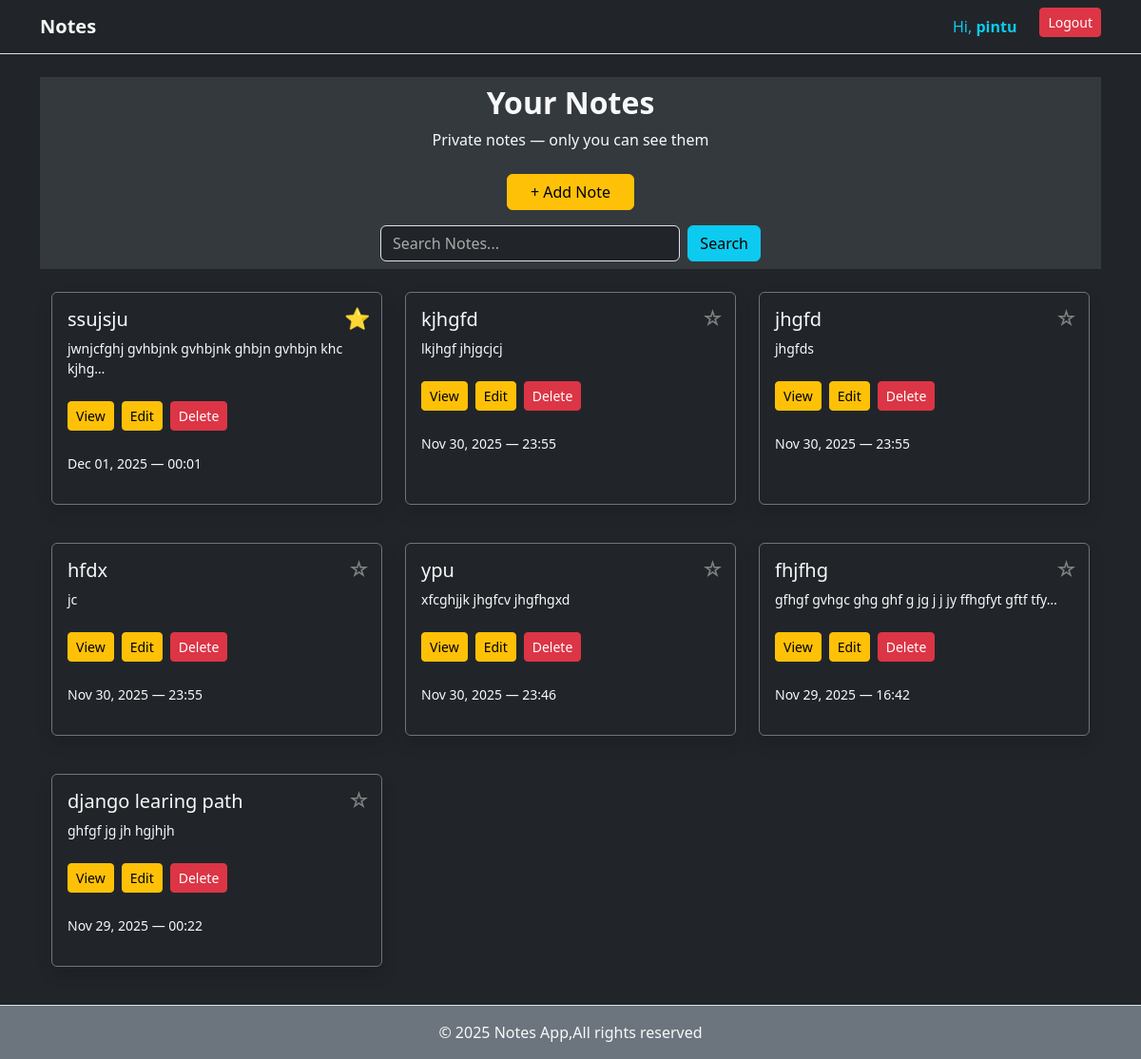
The app's page / (signed in), older data.
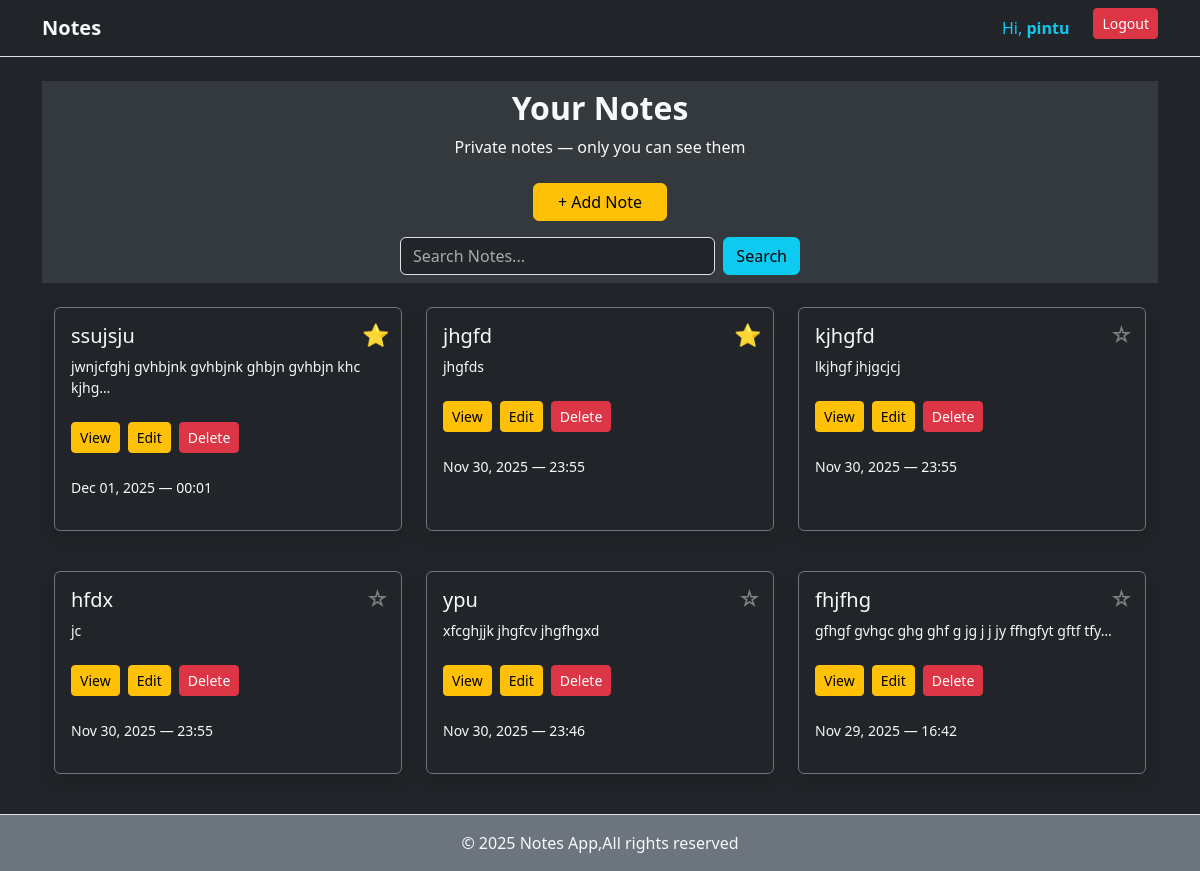
The same page, newer data.
### notes/models.py (models this page shows, shortened)
class Note(models.Model):
    owner=models.ForeignKey(User, on_delete=models.CASCADE,related_name='notes')
    title=models.CharField(max_length=100)
    content=models.TextField()
    pinned=models.BooleanField(default=False)
    created_at=models.DateTimeField(auto_now_add=True)
    updated_at=models.DateTimeField(auto_now=True)

### notes/views.py (the view)
# urls.py: 2. Add a URL to urlpatterns:  path('', views.home, name='home')
def home(request):
     if request.user.is_authenticated:
      search=request.GET.get("search","")
      notes=Note.objects.filter(owner=request.user).order_by('-pinned','-created_at')
      if search:
           notes=notes.filter(title__icontains=search)| notes.filter(content__icontains=search)
     else:
          return redirect('firstpage')
     return render(request, 'notes/home.html',{'notes':notes,'search':search})

### templates/notes/home.html (shortened to what this page needs)
{% extends 'base.html' %}
{% block content %}
<div class="bg-secondary bg-opacity-25 py-2 text-center mb-3">
    <h2 class="fw-bold text-light">Your Notes</h2>
    <p class="text-light">Private notes — only you can see them</p>
    {% if user.is_authenticated %}
        <a href="{% url 'add_note'  %}" class="btn btn-warning px-4 mt-2">+ Add Note</a>
    <form action="" class="d-flex justify-content-center mt-3" style="max-width: 400px; margin: auto;" method="GET">
        <input type="text" class="form-control bg-dark text-light" name="search" value="{{ search|default:'' }}" placeholder="Search Notes...">
        <button class="btn btn-info ms-2">Search</button>
    </form>
    {% endif %}
</div>
<div class="container mt-4">
    <div class="row  g-4">
        {% if notes %}
            {% for note in notes %}
           <div class="col-md-6 col-lg-4 d-flex">
              <div class="card shadow bg-dark text-light border-secondary w-100 mb-3  position-relative ">
                    <div class="card-body">
                      <h5 class="card-title">{{ note.title }}</h5>
                      <a href="{% url 'toggle_pin' note.id %}"
   class="pin-icon {% if note.pinned %}pinned{% else %}unpinned{% endif %}">
    {% if note.pinned %}
        ⭐
    {% else %}
        ☆
    {% endif %}
</a>
<p class="text-light small">
    {{ note.content|truncatechars:50 }}
</p>
<div class="d-flex gap-2 mt-2 ">
<a href="{% url 'view' note.id %}" class="btn btn-warning btn-sm mt-2">View</a>
<a href="{% url 'edit_note' note.id %}" class="btn btn-warning btn-sm mt-2">Edit</a>
<form action="{% url 'delete_note' note.id %}" method="post" onsubmit="return confirm('Delete this note?')">
    <button class="btn btn-danger btn-sm mt-2">  Delete</button>
</form>
</div>
          <p class="text-light small mt-4">
             {{ note.created_at|date:"M d, Y — H:i" }}
     </p>
                    </div>
                </div>
            </div>
            {% endfor %}
        {% else %}
        <div class="text-center text-secondary mt-5">
            <h4>No notes yet</h4>
            <p>Create your first note using the button above.</p>
        </div>
        {% endif %}
    </div>
</div>
{% endblock %}

Row changes from the older to the newer data that the page shows:
removed Note: title "django learing path", content "ghfgf jg jh hgjhjh", created_at "Nov 29, 2025 — 00:22"
changed Note "jhgfd": pinned "☆" → "⭐"; moves up the list
